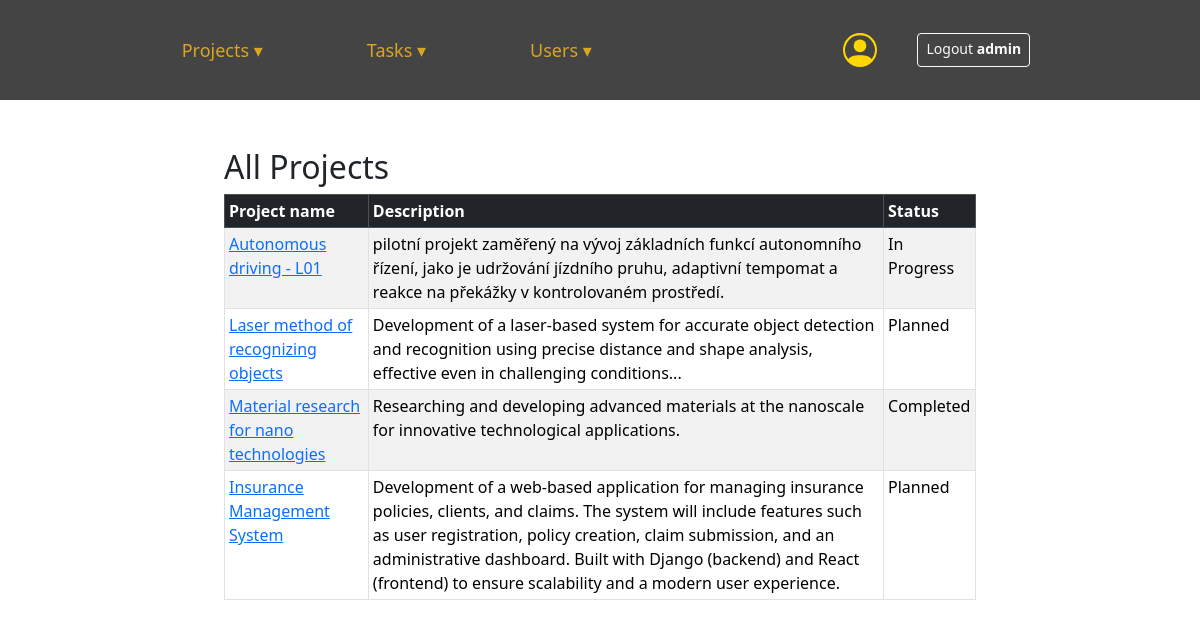
Screenshot of /projects/ (signed in) with the database file from the repository.
### users/models.py (models this page shows, shortened)
class CustomUser(AbstractUser):
    ROLE_CHOICES = [
        ('admin', 'Admin'),
        ('supervisor', 'Project Supervisor'),
        ('staff', 'Staff'),
    ]
    role = models.CharField(max_length=20, choices=ROLE_CHOICES, default='staff')

### projects/models.py (models this page shows, shortened)
class Project(models.Model):
    STATUS_CHOICES = [
        ('planned', 'Planned'),
        ('in_progress', 'In Progress'),
        ('completed', 'Completed'),
    ]
    name = models.CharField(max_length=100)
    description = models.TextField()
    start_date = models.DateField()
    end_date = models.DateField(null=True, blank=True)
    status = models.CharField(max_length=50, choices=STATUS_CHOICES, default='planned')
    assigned_to = models.ForeignKey(settings.AUTH_USER_MODEL, on_delete=models.SET_NULL, null=True, blank=True, related_name="projects")

### projects/views.py (the view)
# urls.py: path('', views.search_projects, name='project_search'),
def search_projects(request, id=None):
    if id == "active":
        projects = Project.objects.filter(status="in_progress")
    elif id == "completed":
        projects = Project.objects.filter(status="completed")
    elif id == "planned":
        projects = Project.objects.filter(status="planned")
    elif id == "my_projects":
        projects = Project.objects.filter(owner=request.user)
    else:
        projects = Project.objects.all()
    return render(request, "projects/project_search.html", {
        "id": id,
        "projects": projects,
    })

### projects/templates/projects/project_search.html (shortened to what this page needs)
{% extends "base.html" %}
{% block content %}
<div class="container-sm">
    {% if id == "active" %}
        <h2>Active Projects</h2>
    {% elif id == "completed" %}
        <h2>Completed Projects</h2>
    {% elif id == "planned" %}
        <h2>Planned Projects</h2>
    {% elif id == "my_projects" %}
        <h2>My Projects</h2>
    {% else %}
        <h2>All Projects</h2>
    {% endif %}
    <div>
        <table class="table table-bordered table-striped table-hover w-100 table-sm">
            <thead class="table-dark">
                <tr>
                    <th>Project name</th>
                    <th>Description</th>
                    <th>Status</th>
                </tr>
            </thead>
            <tbody>
                {% for project in projects %}
                <tr>
                    <td>
                        <a href="{% url 'project_detail' project.id %}">{{ project.name }}</a>
                    </td>
                    <td>{{ project.description }}</td>
                    <td>{{ project.get_status_display }}</td>
                </tr>
                {% empty %}
                <tr>
                    <td colspan="3" class="text-center">No projects found.</td>
                </tr>
                {% endfor %}
            </tbody>
        </table>
    </div>
</div>
{% endblock %}

### _templates/base.html (shortened to what this page needs)
{% load static %}
{% load crispy_forms_tags %}
<!DOCTYPE html>
<html lang="en">
    <head>
        <link rel="stylesheet" href="{% static 'styles.css' %}">
        <link rel="stylesheet" href="https://cdn.jsdelivr.net/npm/bootstrap@5.3.3/dist/css/bootstrap.min.css">
    </head>
<body>
        <nav>
            {% if user.is_authenticated %}
                <div id="nav-A">
                    <ul class="navbar" style="flex-wrap: nowrap;">
                        <li class="dropdown">
                            <a href="">Projects ▾</a>
                        </li>
                        <li class="dropdown">
                            <a href="">Tasks ▾</a>
                        </li>
                        {% if user.is_superuser %}
                        <li class="dropdown">
                            <a href="">Users ▾</a>
                        </li>
                        {% endif %}
                    </ul>
                </div>
                <div id="nav-B" class="text-end">
                    <a href="{% url 'user_detail' user.id %}" >
                    </a>
                    <a href="{% url 'logout' %}" class="btn btn-outline-light btn-sm">
                        Logout <span class="fw-bold">{{ user.username }}</span>
                    </a>
                </div>
            {% else %}
                <div id="nav-B_guest" class="text-end">
                    <a href="{% url 'register' %}">Register</a>
                    <a href="{% url 'login' %}">Login</a>
                </div>
            {% endif %}
        </nav>
        <main>
            <div class="container mt-5" style="max-width: 800px;">
                {% block content %}
                {% endblock %}
            </div>
        </main>
    </body>
</html>

### _static/styles.css (style rules this page uses)
body { box-sizing: border-box; margin: 0; font-family: Poppins, Helvetica, sans-serif; background: #fafafa; }
nav { flex: content; height: 100px; background: #444444; display: flex; flex-direction: row; justify-content: space-evenly; align-items: center; }
nav a { color: white; text-decoration: none; padding: 0px 20px; font-size: 18px; text-decoration: none; text-wrap: nowrap; }
.navbar { list-style: none; margin: 0; padding: 0; display: flex; gap: 5rem; justify-content: center; align-items: center; }
.navbar li { position: relative; }
.navbar a { text-decoration: none; padding: 8px 12px; display: block; color: goldenrod; }
#nav-B { display: flex; margin-left: 30px; text-wrap: nowrap; }
#nav-B svg { color: gold; vertical-align: middle; margin: 0 20px; }

### rows the page displays
CustomUser: username "admin"
Project: name "Autonomous driving - L01", description "pilotní projekt zaměřený na vývoj základních funkcí autonomního řízení, jako je udržování jízdního pruhu, adaptivní tempomat a reakce na překážky v kontrolovaném prostředí.", status "In Progress"
Project: name "Laser method of recognizing objects", description "Development of a laser-based system for accurate object detection and recognition using precise distance and shape analysis, effective even in challenging conditions...", status "Planned"
Project: name "Material research for nano technologies", description "Researching and developing advanced materials at the nanoscale for innovative technological applications.", status "Completed"
Project: name "Insurance Management System", description "Development of a web-based application for managing insurance policies, clients, and claims. The system will include features such as user registration, policy creation, claim submission, and an administrative dashboard. Built with Django (backend) and React (frontend) to ensure scalability and a modern user experience.", status "Planned"
